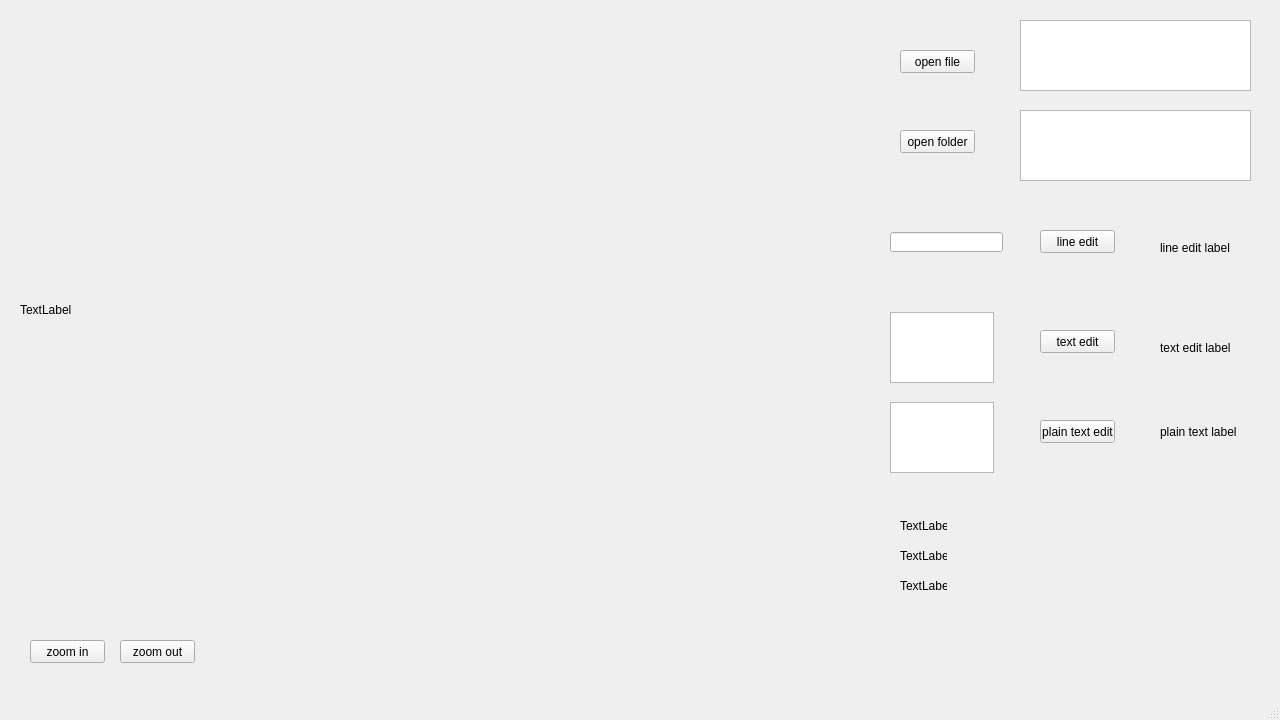
<?xml version="1.0" encoding="UTF-8"?>
<ui version="4.0">
 <class>MainWindow</class>
 <widget class="QMainWindow" name="MainWindow">
  <property name="geometry">
   <rect>
    <x>0</x>
    <y>0</y>
    <width>1280</width>
    <height>720</height>
   </rect>
  </property>
  <property name="windowTitle">
   <string>MainWindow</string>
  </property>
  <widget class="QWidget" name="centralwidget">
   <widget class="QPushButton" name="pushButton_2">
    <property name="geometry">
     <rect>
      <x>1040</x>
      <y>230</y>
      <width>75</width>
      <height>23</height>
     </rect>
    </property>
    <property name="text">
     <string>line edit</string>
    </property>
   </widget>
   <widget class="QPushButton" name="pushButton_3">
    <property name="geometry">
     <rect>
      <x>1040</x>
      <y>330</y>
      <width>75</width>
      <height>23</height>
     </rect>
    </property>
    <property name="text">
     <string>text edit</string>
    </property>
   </widget>
   <widget class="QPushButton" name="pushButton_4">
    <property name="geometry">
     <rect>
      <x>1040</x>
      <y>420</y>
      <width>75</width>
      <height>23</height>
     </rect>
    </property>
    <property name="text">
     <string>plain text edit</string>
    </property>
   </widget>
   <widget class="QLabel" name="label_2">
    <property name="geometry">
     <rect>
      <x>1160</x>
      <y>240</y>
      <width>91</width>
      <height>16</height>
     </rect>
    </property>
    <property name="text">
     <string>line edit label</string>
    </property>
   </widget>
   <widget class="QLabel" name="label_3">
    <property name="geometry">
     <rect>
      <x>1160</x>
      <y>340</y>
      <width>91</width>
      <height>16</height>
     </rect>
    </property>
    <property name="text">
     <string>text edit label</string>
    </property>
   </widget>
   <widget class="QLabel" name="label_4">
    <property name="geometry">
     <rect>
      <x>1160</x>
      <y>422</y>
      <width>91</width>
      <height>20</height>
     </rect>
    </property>
    <property name="text">
     <string>plain text label</string>
    </property>
   </widget>
   <widget class="QLineEdit" name="lineEdit">
    <property name="geometry">
     <rect>
      <x>890</x>
      <y>232</y>
      <width>113</width>
      <height>20</height>
     </rect>
    </property>
   </widget>
   <widget class="QTextEdit" name="textEdit">
    <property name="geometry">
     <rect>
      <x>890</x>
      <y>312</y>
      <width>104</width>
      <height>71</height>
     </rect>
    </property>
   </widget>
   <widget class="QPlainTextEdit" name="plainTextEdit">
    <property name="geometry">
     <rect>
      <x>890</x>
      <y>402</y>
      <width>104</width>
      <height>71</height>
     </rect>
    </property>
   </widget>
   <widget class="QPushButton" name="file_button">
    <property name="geometry">
     <rect>
      <x>900</x>
      <y>50</y>
      <width>75</width>
      <height>23</height>
     </rect>
    </property>
    <property name="text">
     <string>open file</string>
    </property>
   </widget>
   <widget class="QPushButton" name="folder_button">
    <property name="geometry">
     <rect>
      <x>900</x>
      <y>130</y>
      <width>75</width>
      <height>23</height>
     </rect>
    </property>
    <property name="text">
     <string>open folder</string>
    </property>
   </widget>
   <widget class="QTextEdit" name="show_file_path">
    <property name="geometry">
     <rect>
      <x>1020</x>
      <y>20</y>
      <width>231</width>
      <height>71</height>
     </rect>
    </property>
   </widget>
   <widget class="QTextEdit" name="show_folder_path">
    <property name="geometry">
     <rect>
      <x>1020</x>
      <y>110</y>
      <width>231</width>
      <height>71</height>
     </rect>
    </property>
   </widget>
   <widget class="QLabel" name="picture_label">
    <property name="geometry">
     <rect>
      <x>20</x>
      <y>10</y>
      <width>800</width>
      <height>600</height>
     </rect>
    </property>
    <property name="text">
     <string>TextLabel</string>
    </property>
   </widget>
   <widget class="QPushButton" name="btn_zoom_in">
    <property name="geometry">
     <rect>
      <x>30</x>
      <y>640</y>
      <width>75</width>
      <height>23</height>
     </rect>
    </property>
    <property name="text">
     <string>zoom in</string>
    </property>
   </widget>
   <widget class="QPushButton" name="btn_zoom_out">
    <property name="geometry">
     <rect>
      <x>120</x>
      <y>640</y>
      <width>75</width>
      <height>23</height>
     </rect>
    </property>
    <property name="text">
     <string>zoom out</string>
    </property>
   </widget>
   <widget class="QLabel" name="label_click_pos">
    <property name="geometry">
     <rect>
      <x>900</x>
      <y>520</y>
      <width>47</width>
      <height>12</height>
     </rect>
    </property>
    <property name="text">
     <string>TextLabel</string>
    </property>
   </widget>
   <widget class="QLabel" name="label_real_pos">
    <property name="geometry">
     <rect>
      <x>900</x>
      <y>550</y>
      <width>47</width>
      <height>12</height>
     </rect>
    </property>
    <property name="text">
     <string>TextLabel</string>
    </property>
   </widget>
   <widget class="QLabel" name="label_norm_pos">
    <property name="geometry">
     <rect>
      <x>900</x>
      <y>580</y>
      <width>47</width>
      <height>12</height>
     </rect>
    </property>
    <property name="text">
     <string>TextLabel</string>
    </property>
   </widget>
  </widget>
  <widget class="QMenuBar" name="menubar">
   <property name="geometry">
    <rect>
     <x>0</x>
     <y>0</y>
     <width>1280</width>
     <height>21</height>
    </rect>
   </property>
  </widget>
  <widget class="QStatusBar" name="statusbar"/>
 </widget>
 <resources/>
 <connections/>
</ui>
